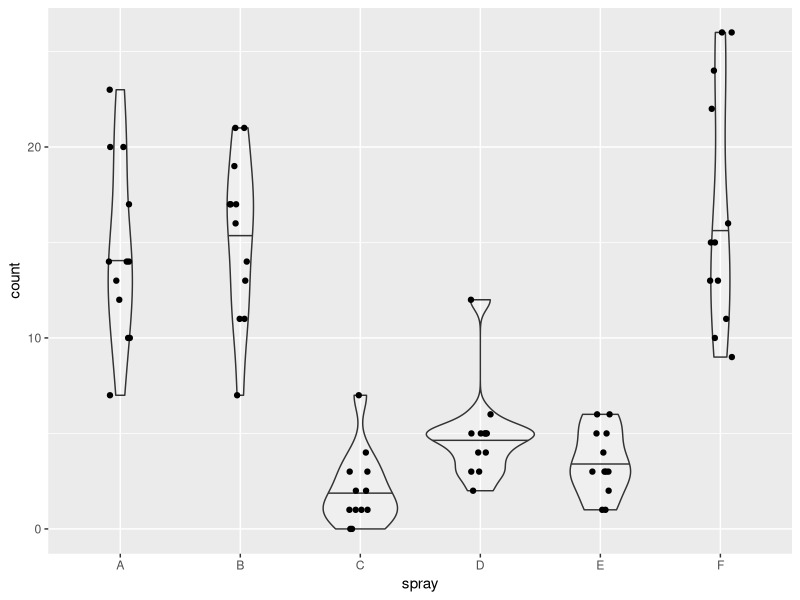

This figure's R source:
# To complete the following exercises, you must use either base R or tidyverse functions.  
# Manual searching or hard-coding answers will not be graded.

library(tidyverse)

# sampling ----------------------------------------------------------------

# GUIDE:
# The original `iris` dataset has 150 observations, with 50 samples per species.
# Convert the base R `iris` dataframe to a tibble for easier manipulation.
df_iris <- as_tibble(iris)

# Using `nrow(df_iris)` will confirm there are 150 rows.
nrow(df_iris) # return 150

# Using `group_by()` will confirm there are 50 rows for each species.
df_iris %>% 
  group_by(Species) %>% 
  summarize(n_sample = n()) # return n_sample = 50 each

# The function `sample_n(size = 3)` randomly selects 3 observations from the dataset. 
# When applied after `filter(Species == XX)`, it samples 3 observations from a given species.
df_s3 <- df_iris %>% 
  filter(Species == "versicolor") %>% 
  sample_n(size = 3)

# You can take the mean of a selected column using `pull()` and `mean()`
df_s3 %>% 
  pull(Petal.Width) %>% 
  mean()

# Questions:
# 1. Create a `for` loop (with loop index `i`) to perform the following steps for 100 iterations:
#    a. Randomly sample 5 individuals of "versicolor".
#    b. Calculate the mean of their "Petal.Width" values.
#    c. Assign the result to `mu5[i]`. 
#       (Hint: initialize an empty object `mu5` before starting the loop.)
#    This procedure will yield 100 estimates of the mean Petal.Width from 5 individuals.

df_i <- df_iris %>% 
  filter(Species == "versicolor")

mu5 <- NULL

for (i in 1:100) {
  df_v <- df_i %>%
    sample_n(size = 5)
  
  mu5[i] <- mean(df_v$Petal.Width)
}


# 2. Calculate the standard deviation of `mu5` and assign it to `s_mu5`.
#????????

s_mu5 <- sqrt(mu5[i])


# 3. Repeat step 1 but sample 20 individuals in each iteration, and assign the results to `mu20`.
mu20 <- NULL

for (i in 1:100) {
  df_20 <- df_i %>%
    sample_n(size = 20)
  
  mu20[i] <- mean(df_20$Petal.Width) 
  }

# 4. Calculate the standard deviation of `mu20` and assign it to `s_mu20`.
s_mu20 <- sqrt(mu20[i])

#    Verify that `s_mu20` is smaller than `s_mu5` by printing the comparison (`s_mu20 < s_mu5`)

s_mu20 < s_mu5

# probability density -----------------------------------------------------

# GUIDE:
# For continuous variables (e.g., body length), we use a probability density function (PDF) 
# to describe how values are distributed and how likely different values are.
# R provides built-in functions to work with probability distributions:
# - Probability Density Functions (PDF) for evaluating how likely a value is.
# - Cumulative Distribution Functions (CDF) for evaluating the probability 
#   that a value is less than or equal to a given number.
# These functions are available for many common distributions (e.g., normal).

# `dnorm(x = 1, mean = 0, sd = 1)` calculates the probability density of x = 1 
# for a normal distribution with mean = 0 and standard deviation = 1.
# Probability density tells us how "likely" a value is relative to other values.
# In this example, x = 1 is more likely than x = 2 under this distribution.

dnorm(x = 1, mean = 0, sd = 1)  # returns 0.2419707
dnorm(x = 2, mean = 0, sd = 1)  # returns 0.05399097

# `pnorm(q = 1, mean = 0, sd = 1)` calculates the probability (not probability density!) of x <= 1
# for a normal distribution with mean = 0 and standard deviation = 1.
pnorm(q = 1, mean = 0, sd = 1) # returns 0.8413447
pnorm(q = 0, mean = 0, sd = 1) # returns 0.5

# Questions:
# 1. Calculate the probability that 0 < x <= 10 for a normal distribution with mean = 5 and sd = 3.
#    Hint: Use `pnorm()` function and subtract P(x <= 0) from P(x <= 10).
p10 <- pnorm(q = 10, mean = 5, sd = 3)
p0 <- pnorm(q = 0, mean = 5, sd = 3)

x10_0 <- p10 - p0


# 2. Calculate the probability that 0 < x <= 10 for a normal distribution with mean = -5 and sd = 3.
p_10 <- pnorm(q = 10, mean = -5, sd = 3)
p_0 <- pnorm(q = 0, mean = -5, sd = 3)

x_10_0 <- p10 - p0



# t-test ------------------------------------------------------------------

# GUIDE:
# The `t.test()` function in R can perform a t-test with two options for handling variances: `var.equal = TRUE` or `FALSE`.
# - If the equal-variance assumption holds, using `var.equal = TRUE` can increase the power to detect a true difference.
# - If the assumption is seriously violated, using `var.equal = TRUE` may produce incorrect or misleading results.
# Even though both options can give similar results in many cases, it is important to understand the assumptions behind each test.

# Questions:
# 1. Using the `df_iris` dataset, calculate the variance of "Petal.Length" for each species.
#    (Hint: use `group_by()` and `summarize()` from dplyr.)

df_pl <- df_iris %>% 
  group_by(Species) %>% 
  summarize(mu_pl = mean(Petal.Length), 
            var_pl = var(Petal.Length)  
            )

# 2. Perform a t-test comparing "Petal.Length" between "setosa" and "versicolor".
#    Choose the appropriate `var.equal` option depending on whether the SDs appear equal.

set <- df_iris %>% 
  filter(Species == "setosa") %>% 
  pull(Petal.Length)

ver <- df_iris %>% 
  filter(Species == "versicolor") %>% 
  pull(Petal.Length)

t.test(set, ver, var.equal = FALSE)


# anova ----g---------------------------------------------------------------

# GUIDE:
# The `aov()` function in R can be used to perform ANOVA.
# The built-in dataset `InsectSprays` provides a useful example.
# It contains insect count data for different types of insect sprays.

df_insect <- as_tibble(InsectSprays)

# Questions:
# 1. Using the `df_insect` dataset, create a plot to visualize the distribution of insect counts for each spray type.
#    - Use a violin plot to show the distribution and include the median (y = count, x = spray).
#    - Add individual data points with a small horizontal jitter for clarity.

df_insect %>% 
  ggplot(aes(x = spray,
             y = count)
         ) +
  geom_violin(
    draw_quantiles = 0.5,
    alpha = 0.2
  ) +
  geom_jitter(
    height = 0,
    width = 0.1
  )


# Question:
# 2. Using the `df_insect` dataset, perform a one-way ANOVA to test whether insect counts differ among spray types.
#    - Use the `aov()` function and display the summary of the model with `summary()`.
#    - Report if there was a significant difference between spray groups.

summary(aov(
  count ~ spray,
  data = df_insect))

#There is a significant difference between spray groups as certain spray groups had a higher count compared to others.
